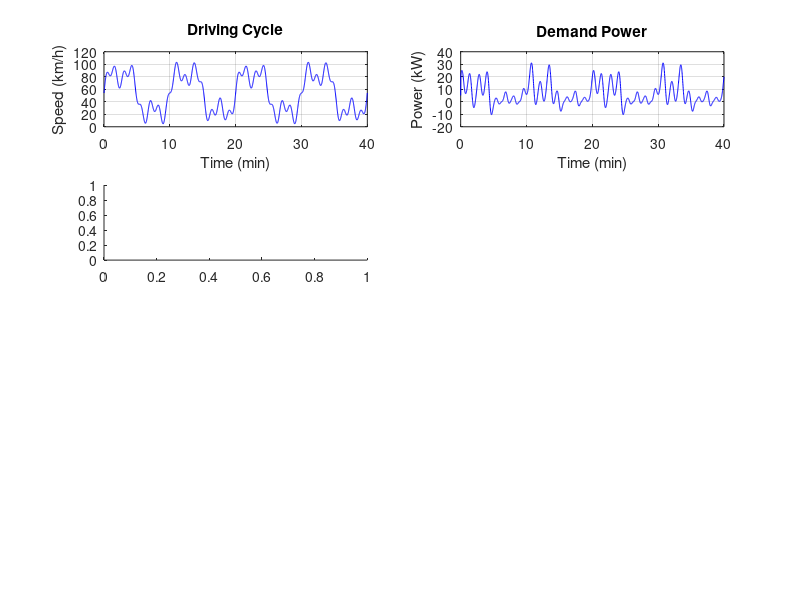

Write MATLAB code to recreate this figure. (Note: this script raises an error after producing the figure.)
%% Extended Range EV Energy Management
% MATLAB R2016b Compatible

clc; close all;

m = 2000; Cd = 0.32; Af = 2.3; rho = 1.225; f = 0.012; g = 9.81; rw = 0.33;
P_mot_max = 120000; P_gen_max = 60000;
Q_bat = 40; V_bat = 350; SOC_min = 0.25; SOC_max = 0.85; SOC_init = 0.50;

dt = 1.0; Tt = 2400; t = (0:dt:Tt)'; nn = length(t);
v_ms = max(15 + 10*sin(2*pi*t/600) + 5*sin(2*pi*t/200) + 3*sin(2*pi*t/80), 0);

P_dem = zeros(nn,1);
for i = 1:nn
    ai = (i>1)*(v_ms(i)-v_ms(max(i-1,1)))/dt;
    P_dem(i) = max((0.5*rho*Cd*Af*v_ms(i)^2 + f*m*g + m*ai)*rw * v_ms(i)/rw, -P_mot_max);
end

P_gen1 = zeros(nn,1); SOC1 = SOC_init*ones(nn,1);
P_gen2 = zeros(nn,1); SOC2 = SOC_init*ones(nn,1);
SOC_c = 0.55; SOC_b = 0.05;

for i = 2:nn
    if SOC1(i-1)<SOC_min, P_gen1(i)=P_gen_max;
    elseif SOC1(i-1)>SOC_max, P_gen1(i)=0;
    else, P_gen1(i)=P_gen1(i-1); end
    SOC1(i) = SOC1(i-1) + (P_gen1(i)-P_dem(i-1))*dt/(V_bat*Q_bat*3600);
    SOC1(i) = max(0.05, min(0.95, SOC1(i)));

    if SOC2(i-1)<SOC_c-SOC_b, Ps = P_dem(i-1)+0.3*P_gen_max;
    elseif SOC2(i-1)>SOC_c+SOC_b, Ps = max(0, P_dem(i-1)*0.5);
    else, Ps = P_dem(i-1); end
    Ps = max(0, min(Ps, P_gen_max));
    if Ps>0 && Ps<15000, Ps = 15000; end
    P_gen2(i) = Ps;
    SOC2(i) = SOC2(i-1) + (P_gen2(i)-P_dem(i-1))*dt/(V_bat*Q_bat*3600);
    SOC2(i) = max(0.05, min(0.95, SOC2(i)));
end

fuel_rate = 0.23;
f1 = sum(P_gen1)*dt/3600/1000*fuel_rate;
f2 = sum(P_gen2)*dt/3600/1000*fuel_rate;
dist = sum(v_ms*dt)/1000;

fprintf('===== Energy Management Comparison =====\n');
fprintf('Distance: %.1f km\n', dist);
fprintf('%-18s %-15s %-15s\n', 'Metric', 'Thermostat', 'Power Follow');
fprintf('%-18s %-15.1f %-15.1f\n', 'Fuel/100km (L)', f1/dist*100, f2/dist*100);
fprintf('%-18s %-15.2f %-15.2f\n', 'Final SOC', SOC1(end), SOC2(end));
fprintf('%-18s %-15d %-15d\n', 'On/Off Count', sum(diff(P_gen1>0)~=0), sum(diff(P_gen2>0)~=0));

figure('Position', [50 50 1000 700]);
subplot(4,2,1); plot(t/60, v_ms*3.6, 'b-'); xlabel('Time (min)'); ylabel('Speed (km/h)'); grid on; title('Driving Cycle');
subplot(4,2,2); plot(t/60, P_dem/1000, 'b-'); xlabel('Time (min)'); ylabel('Power (kW)'); grid on; title('Demand Power');
subplot(4,2,3); yyaxis left; plot(t/60, SOC1*100, 'b-'); ylabel('SOC (%)');
yyaxis right; plot(t/60, P_gen1/1000, 'r-'); ylabel('RE Power (kW)');
xlabel('Time (min)'); grid on; title('Thermostat');
subplot(4,2,4); yyaxis left; plot(t/60, SOC2*100, 'b-'); ylabel('SOC (%)');
yyaxis right; plot(t/60, P_gen2/1000, 'r-'); ylabel('RE Power (kW)');
xlabel('Time (min)'); grid on; title('Power Following');
subplot(4,2,5); plot(t/60, cumsum(P_gen1)*dt/3600/1000, 'r-', t/60, cumsum(P_gen2)*dt/3600/1000, 'b-');
xlabel('Time (min)'); ylabel('Gen (kWh)'); legend('Thermostat','Power Follow'); grid on; title('Cumulative Gen');
subplot(4,2,6); scatter(P_dem/1000, P_gen1/1000, 3, 'r'); hold on;
scatter(P_dem/1000, P_gen2/1000, 3, 'b');
xlabel('Demand (kW)'); ylabel('RE Power (kW)'); legend('Thermostat','Power Follow'); grid on; title('Power Split');
subplot(4,2,7:8); bar([f1, f2; f1/dist*100, f2/dist*100]');
set(gca, 'XTickLabel', {'Thermostat','Power Follow'});
legend('Total Fuel (L)','Fuel/100km'); title('Fuel Comparison');
